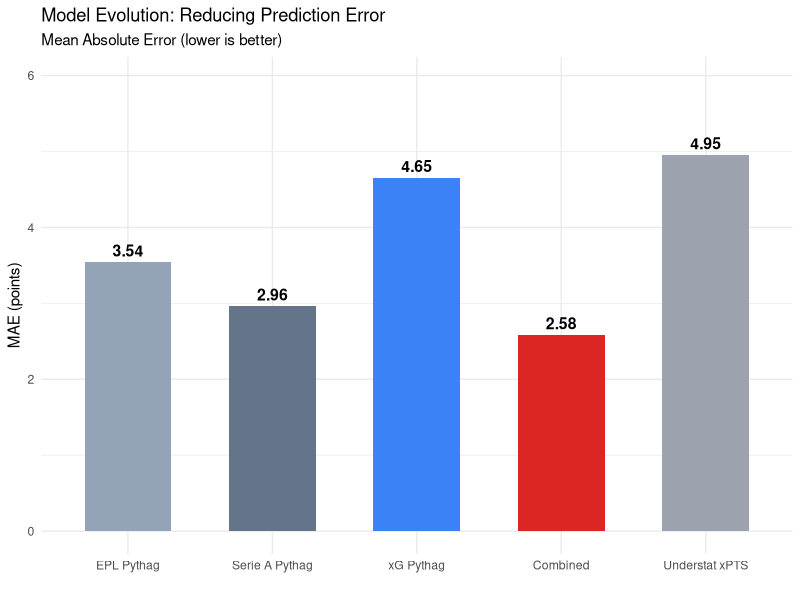

Recreate this plot in R. (Note: this script raises an error after producing the figure.)
# Combined Predictive Model for Serie A
#
# This model combines the best ideas from all my previous models:
#   1. Pythagorean framework (goals ratio predicts points)
#   2. Serie A optimized coefficients (not EPL defaults)
#   3. xG data (shot quality, not just results)
#   4. PPDA pressing intensity (how aggressively teams press)
#
# The key innovation is blending actual goals with xG.
# Actual goals include luck (deflections, goalkeeper mistakes).
# xG strips out luck but misses clinical finishing ability.
# By blending them, I capture both skill AND chance quality.

rm(list = ls())

library(ggplot2)

# Load data
league_table <- read.csv("data/serie_a_league_table_2425.csv")
xg_data <- read.csv("data/serie_a_xg_stats.csv.csv", sep = ";")

# Clean team names to match between datasets
xg_data$team <- gsub("AC Milan", "Milan", xg_data$team)
xg_data$team <- gsub("Parma Calcio 1913", "Parma", xg_data$team)
xg_data$team <- gsub("Hellas Verona", "Verona", xg_data$team)

# Merge datasets
combined <- merge(league_table, xg_data, by.x = "Club", by.y = "team")
cat("Teams matched:", nrow(combined), "out of 20\n\n")


# PART 1: Define the Combined Model Function

avg_ppda <- mean(combined$ppda)

calc_combined_mae <- function(params, data, avg_ppda) {
  w1 <- params[1]  # weight on actual goals
  w2 <- params[2]  # weight on xG
  w3 <- params[3]  # weight on actual GA
  w4 <- params[4]  # weight on xGA
  w5 <- params[5]  # pressing adjustment strength
  a  <- params[6]  # Pythagorean multiplier
  b  <- params[7]  # GF exponent
  d  <- params[8]  # GA exponent
  
  # Blend actual goals with expected goals
  blended_gf <- w1 * data$GF + w2 * data$xG
  blended_ga <- w3 * data$GA + w4 * data$xGA
  
  # Pressing adjustment
  press_adj <- 1 + w5 * (avg_ppda - data$ppda) / avg_ppda
  
  # Pythagorean prediction with pressing adjustment
  pythag_frac <- (blended_gf^b) / ((blended_gf^b) + (blended_ga^d))
  pred_pts <- a * pythag_frac * data$PLD * press_adj
  
  # Mean absolute error
  mae <- mean(abs(data$PTS - pred_pts))
  return(mae)
}


# PART 2: Optimize All Parameters

start_params <- c(
  w1 = 0.5,    # equal weight on actual goals
  w2 = 0.5,    # equal weight on xG
  w3 = 0.5,    # equal weight on actual GA
  w4 = 0.5,    # equal weight on xGA
  w5 = 0.05,   # small pressing adjustment to start
  a  = 2.78,   # Pythagorean multiplier
  b  = 1.34,   # Serie A optimized exponent
  d  = 1.38    # Serie A optimized exponent
)

cat("Optimizing 8 parameters simultaneously...\n")
result <- optim(
  par = start_params,
  fn = calc_combined_mae,
  data = combined,
  avg_ppda = avg_ppda,
  method = "Nelder-Mead",
  control = list(maxit = 50000)
)

best <- result$par
cat("\n=== Optimized Parameters ===\n")
cat("w1 (actual goals weight): ", round(best[1], 4), "\n")
cat("w2 (xG weight):           ", round(best[2], 4), "\n")
cat("w3 (actual GA weight):    ", round(best[3], 4), "\n")
cat("w4 (xGA weight):          ", round(best[4], 4), "\n")
cat("w5 (pressing adjustment): ", round(best[5], 4), "\n")
cat("a  (multiplier):          ", round(best[6], 4), "\n")
cat("b  (GF exponent):         ", round(best[7], 4), "\n")
cat("d  (GA exponent):         ", round(best[8], 4), "\n\n")


# PART 3: Apply the Optimized Model

combined$BlendedGF <- best[1] * combined$GF + best[2] * combined$xG
combined$BlendedGA <- best[3] * combined$GA + best[4] * combined$xGA
combined$PressAdj <- 1 + best[5] * (avg_ppda - combined$ppda) / avg_ppda

pythag_frac <- (combined$BlendedGF^best[7]) / 
  ((combined$BlendedGF^best[7]) + (combined$BlendedGA^best[8]))
combined$CombinedPred <- round(best[6] * pythag_frac * combined$PLD * combined$PressAdj, 2)
combined$CombinedDiff <- round(combined$PTS - combined$CombinedPred, 2)


# PART 4: Compare ALL Models

# Model 1: Original Pythagorean (EPL coefficients)
frac1 <- (combined$GF^1.24) / ((combined$GF^1.24) + (combined$GA^1.25))
combined$Model1_EPL <- round(2.78 * frac1 * combined$PLD, 2)
mae1 <- round(mean(abs(combined$PTS - combined$Model1_EPL)), 2)

# Model 2: Optimized Pythagorean (Serie A coefficients)
frac2 <- (combined$GF^1.34) / ((combined$GF^1.32) + (combined$GA^1.38))
combined$Model2_OptPythag <- round(2.78 * frac2 * combined$PLD, 2)
mae2 <- round(mean(abs(combined$PTS - combined$Model2_OptPythag)), 2)

# Model 3: xG Pythagorean
frac3 <- (combined$xG^1.34) / ((combined$xG^1.32) + (combined$xGA^1.38))
combined$Model3_xG <- round(2.78 * frac3 * combined$PLD, 2)
mae3 <- round(mean(abs(combined$PTS - combined$Model3_xG)), 2)

# Model 4: Combined model (this script)
mae4 <- round(mean(abs(combined$CombinedDiff)), 2)

# Model 5: Understat xPTS for reference
mae5 <- round(mean(abs(combined$PTS - combined$xPTS)), 2)

cat("=== FINAL MODEL COMPARISON ===\n")
cat("Model 1 - Pythagorean (EPL defaults):     MAE =", mae1, "points\n")
cat("Model 2 - Pythagorean (Serie A optimized): MAE =", mae2, "points\n")
cat("Model 3 - Pythagorean (xG based):          MAE =", mae3, "points\n")
cat("Model 4 - COMBINED MODEL (new!):           MAE =", mae4, "points\n")
cat("Understat xPTS (benchmark):                MAE =", mae5, "points\n\n")

cat("Improvement from Model 1 to Model 4:", round(mae1 - mae4, 2), "points\n")
cat("Improvement percentage:", round((mae1 - mae4) / mae1 * 100, 1), "%\n\n")

# Show predictions for every team
cat("=== Combined Model Predictions ===\n")
final_table <- combined[order(-combined$PTS), 
  c("Club", "PTS", "Model1_EPL", "Model2_OptPythag", "Model3_xG", "CombinedPred", "CombinedDiff")]
print(final_table)

# Visualizations
model_names <- c("EPL Pythag", "Serie A Pythag", "xG Pythag", "Combined", "Understat xPTS")
mae_values <- c(mae1, mae2, mae3, mae4, mae5)
model_df <- data.frame(Model = factor(model_names, levels = model_names), MAE = mae_values)

p1 <- ggplot(model_df, aes(x = Model, y = MAE, fill = Model)) +
  geom_col(width = 0.6) +
  geom_text(aes(label = MAE), vjust = -0.5, size = 4, fontface = "bold") +
  labs(title = "Model Evolution: Reducing Prediction Error",
       subtitle = "Mean Absolute Error (lower is better)",
       y = "MAE (points)", x = "") +
  theme_minimal() +
  theme(legend.position = "none") +
  scale_fill_manual(values = c("#94A3B8", "#64748B", "#3B82F6", "#DC2626", "#9CA3AF")) +
  ylim(0, max(mae_values) + 1)

ggsave("plots/model_evolution.png", p1, width = 10, height = 6, dpi = 300)

# Save everything
write.csv(combined, "data/serie_a_combined_model_results.csv", row.names = FALSE)
cat("\nResults saved to data/serie_a_combined_model_results.csv\n")

cat("\n=== THE COMBINED MODEL EQUATION ===\n")
cat("BlendedGF =", round(best[1],4), "x Goals +", round(best[2],4), "x xG\n")
cat("BlendedGA =", round(best[3],4), "x GoalsAgainst +", round(best[4],4), "x xGA\n")
cat("PressAdj  = 1 +", round(best[5],4), "x (AvgPPDA - TeamPPDA) / AvgPPDA\n")
cat("PredPTS   =", round(best[6],4), "x (BlendedGF^", round(best[7],4), 
    "/ (BlendedGF^", round(best[7],4), "+ BlendedGA^", round(best[8],4), 
    ")) x 38 x PressAdj\n")
